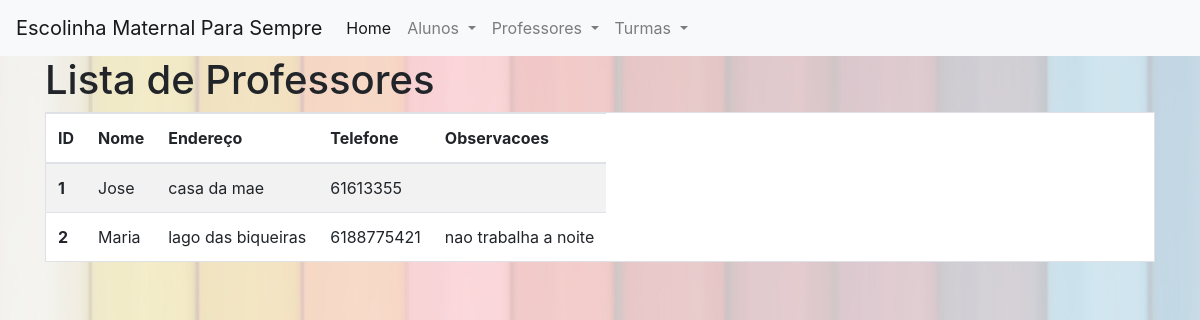
Screenshot of /?page=lis-professor with the database file from the repository.
### tables this page shows
CREATE TABLE `professor` (
  `id_professor` int(11) NOT NULL,
  `nome_professor` varchar(200) NOT NULL,
  `endereco_professor` varchar(200) NOT NULL,
  `telefone_professor` varchar(50) NOT NULL,
  `observacao_professor` varchar(500) NOT NULL
);

### professor/listar-professor.php (the view)
<h1>Lista de Professores</h1>
<table class="table table-striped border table-hover table-responsive">
  <thead>
    <tr>
      <th scope="col">ID</th>
      <th scope="col">Nome</th>
      <th scope="col">Endereço</th>
      <th scope="col">Telefone</th>
      <th scope="col">Observacoes</th>
    </tr>
  </thead>
  <tbody>
		<?php
		$sql = "SELECT * FROM professor";
		$res = $conn->query($sql);
		while($row = $res->fetch_assoc()){
   echo "<tr>
      <th scope='row'>".$row['id_professor']."</th>
      <td>".$row['nome_professor']."</td>
      <td>".$row['endereco_professor']."</td>
      <td>".$row['telefone_professor']."</td>
      <td>".$row['observacao_professor']."</td>
    </tr>";
		};
    ?>
  </tbody>
</table>

### index.php (style rules this page uses)
body { background-image: url("bg.jpg"); background-repeat: no-repeat; background-color: hsla(0,0%,100%,0.75); background-blend-mode: overlay; height: 100%; width: 100%; }
.table { background-color: #ffffff; }

### rows the page displays
professor: id_professor "1", nome_professor "Jose", endereco_professor "casa da mae", telefone_professor "61613355"
professor: id_professor "2", nome_professor "Maria", endereco_professor "lago das biqueiras", telefone_professor "6188775421", observacao_professor "nao trabalha a noite"
